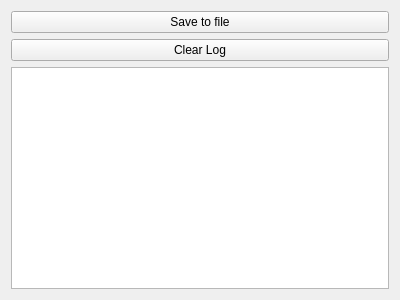
<?xml version="1.0" encoding="UTF-8"?>
<ui version="4.0">
 <class>Form</class>
 <widget class="QWidget" name="Form">
  <property name="geometry">
   <rect>
    <x>0</x>
    <y>0</y>
    <width>400</width>
    <height>300</height>
   </rect>
  </property>
  <property name="windowTitle">
   <string>Form</string>
  </property>
  <layout class="QVBoxLayout" name="verticalLayout">
   <item>
    <widget class="QPushButton" name="saveToFile">
     <property name="text">
      <string>Save to file</string>
     </property>
    </widget>
   </item>
   <item>
    <widget class="QPushButton" name="clearLog">
     <property name="text">
      <string>Clear Log</string>
     </property>
    </widget>
   </item>
   <item>
    <widget class="QTextBrowser" name="tbDebugLog">
     <property name="styleSheet">
      <string notr="true">.timestamp {
	color: black;
}

.function {
	color: gray;
}

.message{
	color: black;
}

.debug {
	color: blue;
}

.info {
	color: blue;
}

.warning,
.error,
.critical,
.fatal {
	color: red;
}
</string>
     </property>
    </widget>
   </item>
  </layout>
 </widget>
 <resources/>
 <connections/>
</ui>
